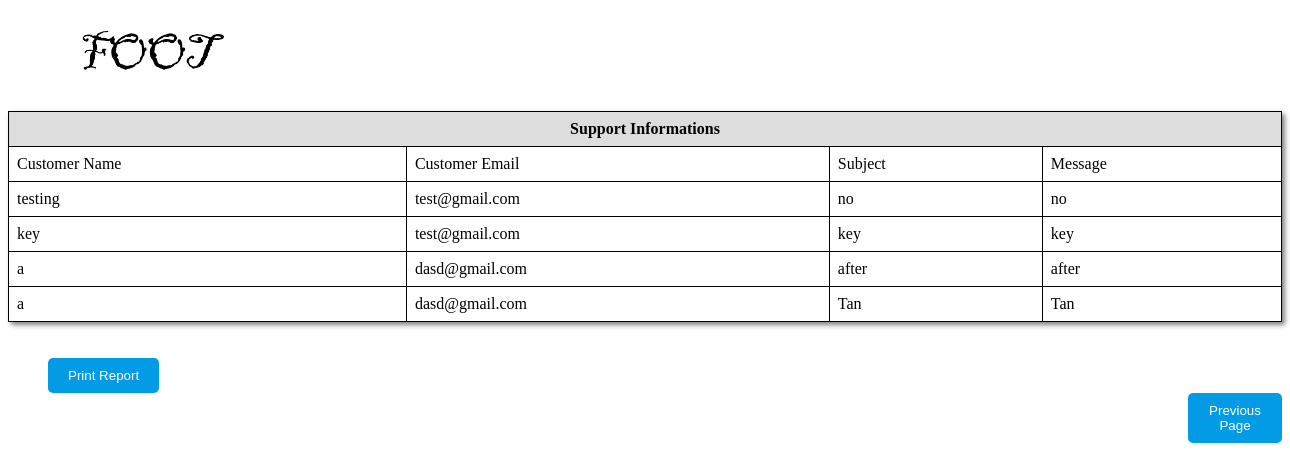
Page /reportcontactus.php?admin_id=1 on the committed database.
### tables this page shows
CREATE TABLE `messages` (
  `id` int(11) NOT NULL,
  `name` varchar(255) NOT NULL,
  `email` varchar(255) NOT NULL,
  `subject` varchar(255) NOT NULL,
  `message` text NOT NULL
);

### reportcontactus.php (the view, shortened to what this page needs)
<?php
    include 'conn.php';
    $id =$_GET['admin_id'];
?>
<!DOCTYPE html>
<html lang="en">
<head>
</head>
<body>
<?php
        $sql = "select * from messages";
        $result = mysqli_query($conn,$sql);
    ?>
      <div >
        <h1 style='margin-left: 70px; '><img class="logo" src="image/foot.png" alt="logo"></h1>
      </div>
      <div class="User_form">
        <table cellpadding="0px" cellspacing="0px"  rules="none" frame="border" style="box-shadow: 3px 3px 5px grey">
            <tr>
            <th colspan="10" style="text-align: center;">
                Support Informations
                </th>
            </tr>
            <tr >
            <td>Customer Name</td>
          <td>Customer Email</td>
          <td>Subject</td>
          <td>Message</td>
            </tr>
         <?php
         while($row = mysqli_fetch_array($result))
        {
         ?>
            <tr>
            <td><?php echo $row["name"]; ?></td>
          <td><?php echo $row["email"];	?></td>
          <td><?php echo $row["subject"];	?></td>
          <td><?php echo $row["message"];?></td>
            </tr>
            <?php
        }
        ?>
        </table>
        <br><br>
        <button id="print" onclick="window.print();" style='margin-left: 40px'>Print Report</button>
        <a href="managecontactus.php?admin_id=<?php echo $id ?>"><button id="backbtn" name="backbtn" style='margin-left: 1180px'>Previous Page </button></a>
</div>
</body>
</html>

### reportcontactus.php (style rules this page uses)
table { border-collapse: collapse; width: 100%; }
th, td { border: 1px solid black; padding: 8px; text-align: left; flex-wrap: wrap; justify-content: center; align-items: center; }
th { background-color: #ddd; }
#print { margin-left: 150px; background-color: #039be5; color: #fff; padding: 10px 20px; border: none; border-radius: 5px; cursor: pointer; }
#backbtn { background-color: #039be5; color: #fff; padding: 10px 20px; border: none; border-radius: 5px; cursor: pointer; }
.logo { width:150px; margin: 0; height:60px; padding: 0; }

### rows in the picture
messages: name "testing", email "test@gmail.com", subject "no", message "no"
messages: name "key", email "test@gmail.com", subject "key", message "key"
messages: name "a", email "dasd@gmail.com", subject "after", message "after"
messages: name "a", email "dasd@gmail.com", subject "Tan", message "Tan"
